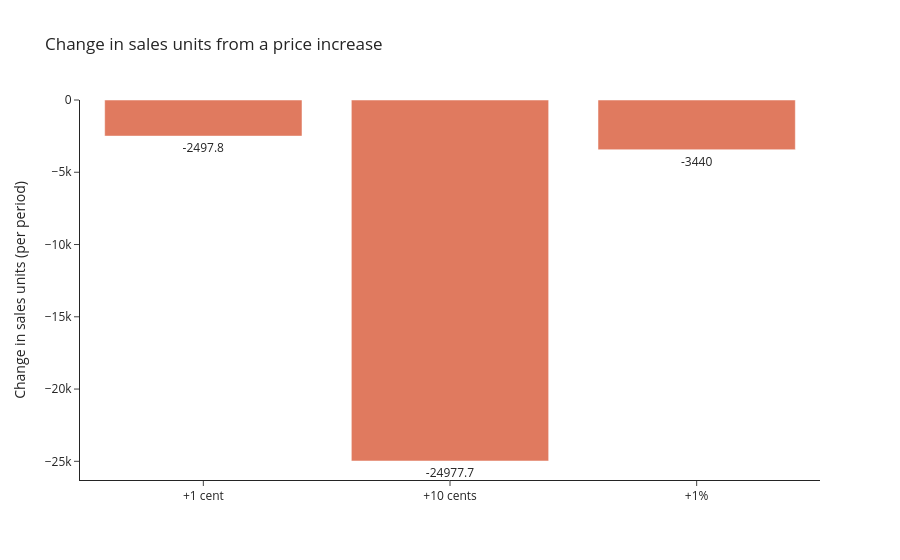

The notebook cell saved with this chart:
### Code cell
import plotly.express as px

price_effects = pd.DataFrame({
    'scenario': ['+1 cent', '+10 cents', '+1%'],
    'units_change': [per_cent, per_10c, per_1pct],
})

fig = px.bar(
    price_effects,
    x='scenario',
    y='units_change',
    text=price_effects['units_change'].round(1),
    title='Change in sales units from a price increase',
    labels={'scenario': '', 'units_change': 'Change in sales units (per period)'},
)
fig.update_traces(marker_color='#E07A5F', textposition='outside')
fig.add_hline(y=0, line_color='grey')
fig.update_layout(template='simple_white')
fig.show()

### Figure 1 — Plotly figure (JSON) as saved in the notebook; plotly's stock layout.template omitted (floating-point values rounded to 4 significant figures)
{"data": [{"alignmentgroup": "True", "hovertemplate": "=%{x}<br>Change in sales units (per period)=%{y}<br>text=%{text}<extra></extra>", "legendgroup": "", "marker": {"color": "#E07A5F", "pattern": {"shape": ""}}, "name": "", "offsetgroup": "", "orientation": "v", "showlegend": false, "text": [-2498.0, -24980.0, -3440], "textposition": "outside", "type": "bar", "x": ["+1 cent", "+10 cents", "+1%"], "xaxis": "x", "y": [-2498.0, -24980.0, -3440.0], "yaxis": "y"}], "layout": {"barmode": "relative", "legend": {"tracegroupgap": 0}, "shapes": [{"line": {"color": "grey"}, "type": "line", "x0": 0, "x1": 1, "xref": "x domain", "y0": 0, "y1": 0, "yref": "y"}], "title": {"text": "Change in sales units from a price increase"}, "xaxis": {"anchor": "y", "domain": [0, 1], "title": {"text": ""}}, "yaxis": {"anchor": "x", "domain": [0, 1], "title": {"text": "Change in sales units (per period)"}}}}
